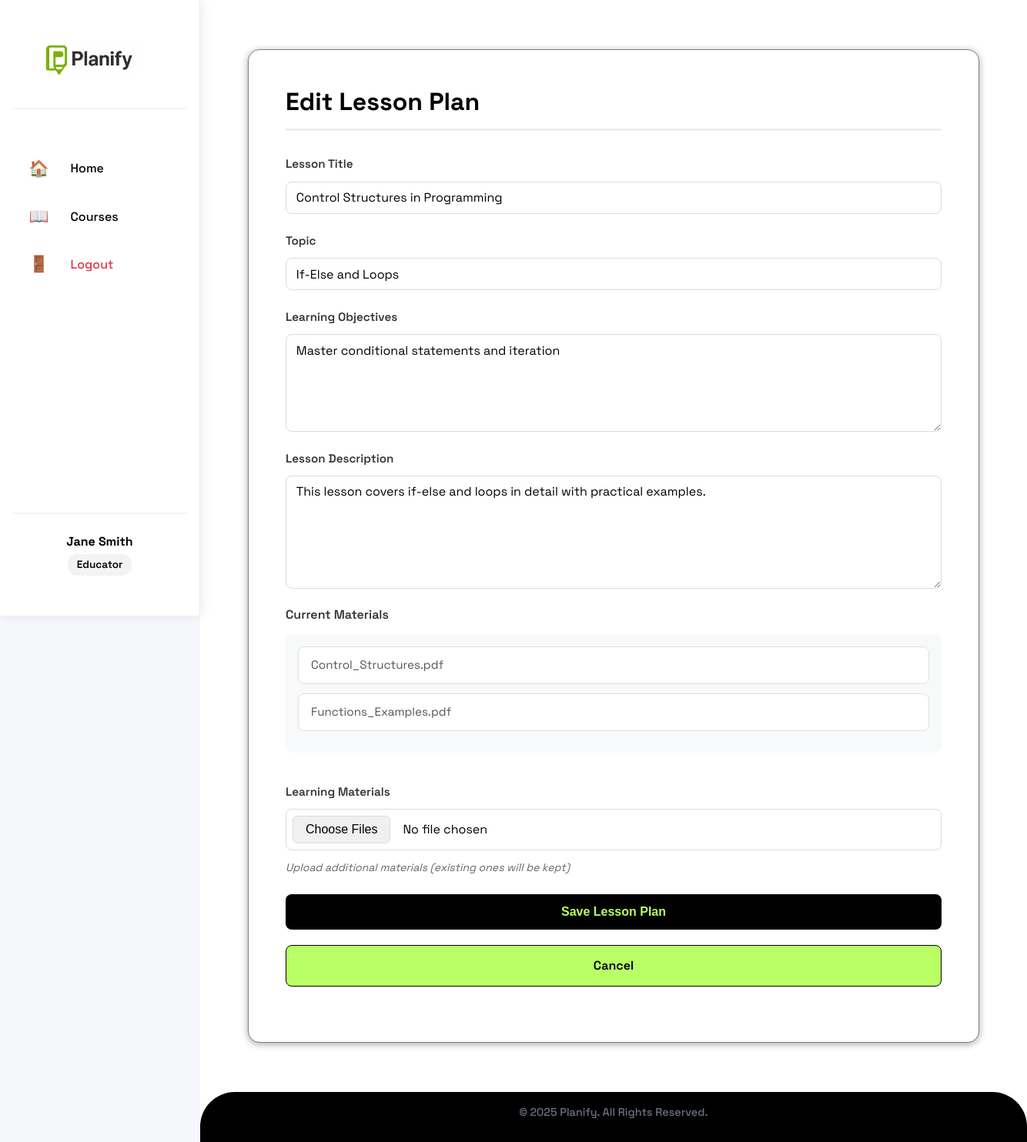
Page /educator/plan/2/edit (signed in) on the earlier database version.
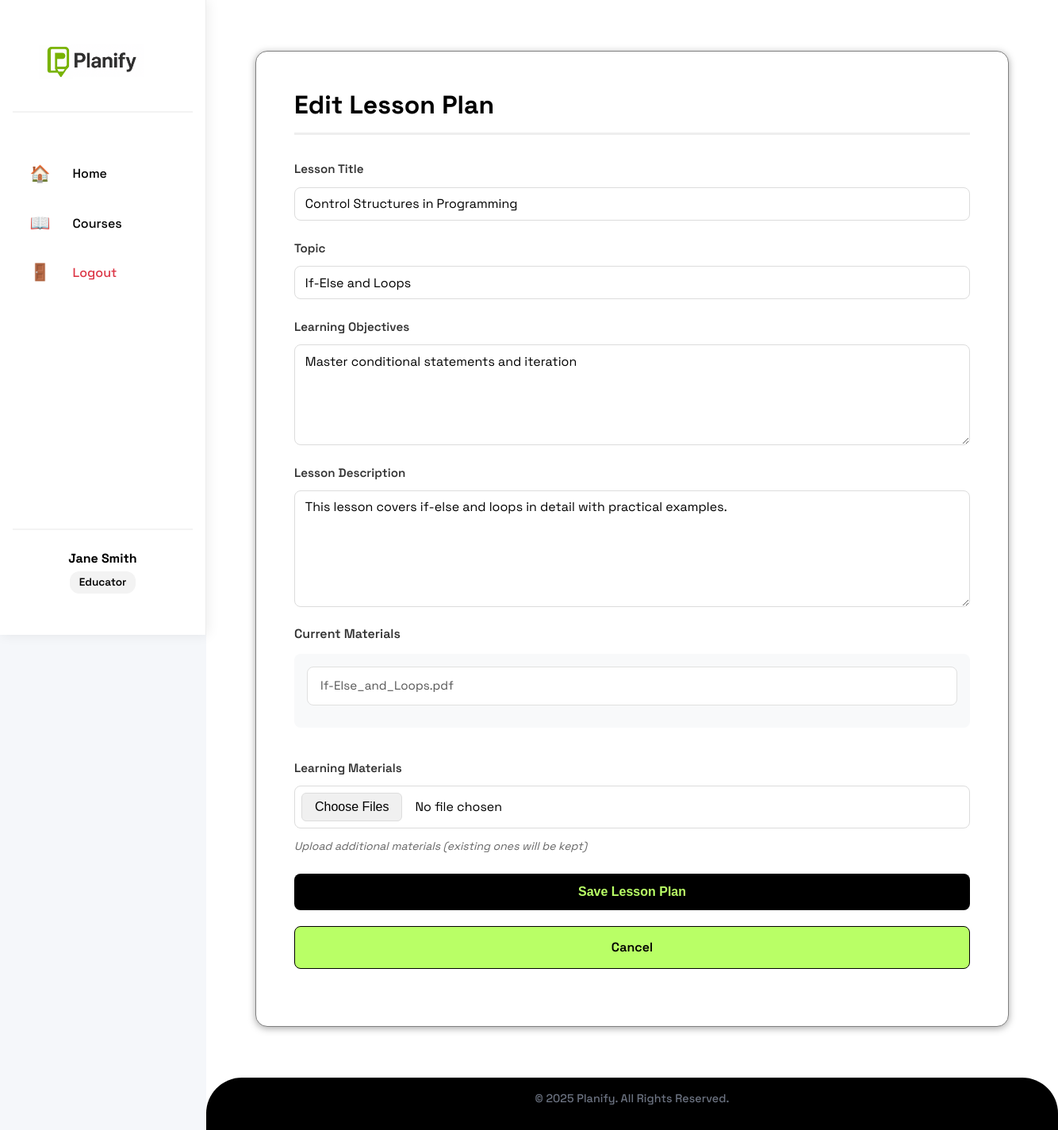
Same page on the later database version.
### models.py (models this page shows)
class LearningMaterial(db.Model):
    id = db.Column(db.Integer, primary_key=True)
    lesson_plan_id = db.Column(db.Integer, db.ForeignKey('lesson_plan.id'), nullable=False)
    filename = db.Column(db.String(255), nullable=False)
    filepath = db.Column(db.String(500), nullable=False)
    uploaded_at = db.Column(db.DateTime, default=datetime.utcnow)

### routes.py (the view, shortened to what this page needs)
@app.route('/educator/plan/<int:plan_id>/edit', methods=['GET', 'POST'])
@login_required
def edit_lesson_plan(plan_id):
    if current_user.role != 'educator':
        flash("Access denied.", "error")
        return redirect(url_for('home'))
    plan = LessonPlan.query.get_or_404(plan_id)
    if plan.educator_id != current_user.id:
        flash("Access denied.", "error")
        return redirect(url_for('educator_courses'))
    form = LessonPlanForm()
    form.title.data = plan.title
    form.topic.data = plan.topic
    form.objectives.data = plan.objectives
    form.description.data = plan.description
    return render_template('edit_lesson_plan.html', form=form, plan=plan)

### forms.py
class LessonPlanForm(FlaskForm):
    title = StringField("Lesson Title", validators=[DataRequired(), Length(min=3, max=200)])
    topic = StringField("Topic", validators=[Optional(), Length(max=200)])
    objectives = TextAreaField("Learning Objectives", validators=[Optional()])
    description = TextAreaField("Lesson Description", validators=[Optional()])
    materials = MultipleFileField("Learning Materials", validators=[
        FileAllowed(['pdf', 'doc', 'docx', 'ppt', 'pptx', 'txt', 'jpg', 'png'],
                    'Only documents and images allowed!')
    ])
    submit = SubmitField("Save Lesson Plan")

### app.py (called while the page is built)
@login_manager.user_loader
def load_user(user_id):
    return User.query.get(int(user_id))

### templates/edit_lesson_plan.html (shortened to what this page needs)
{% extends "educator_base.html" %}
{% block content %}
<div class="form-container">
    <h2>Edit Lesson Plan</h2>
    <form method="POST" enctype="multipart/form-data">
        <div class="form-group">
            {{ form.title.label }}
            {{ form.title(class="form-input") }}
        </div>
        <div class="form-group">
            {{ form.topic.label }}
            {{ form.topic(class="form-input") }}
        </div>
        <div class="form-group">
            {{ form.objectives.label }}
            {{ form.objectives(class="form-input", rows="5") }}
        </div>
        <div class="form-group">
            {{ form.description.label }}
            {{ form.description(class="form-input", rows="6") }}
        </div>
        <div class="form-group">
            <h4>Current Materials</h4>
            {% if plan.materials %}
                <ul class="materials-list">
                    {% for material in plan.materials %}
                    <li>{{ material.filename }}</li>
                    {% endfor %}
                </ul>
            {% else %}
                <p>No materials yet</p>
            {% endif %}
        </div>
        <div class="form-group">
            {{ form.materials.label }}
            {{ form.materials(class="form-input") }}
            <small class="info">Upload additional materials (existing ones will be kept)</small>
        </div>
        <div class="form-group">
            {{ form.submit(class="submit-btn") }}
            <a href="{{ url_for('view_lesson_plan', plan_id=plan.id) }}" class="cancel-btn">Cancel</a>
        </div>
    </form>
</div>
{% endblock %}

Differences in the rows shown:
removed LearningMaterial: filename "Control_Structures.pdf"
removed LearningMaterial: filename "Functions_Examples.pdf"
added LearningMaterial: filename "If-Else_and_Loops.pdf"
